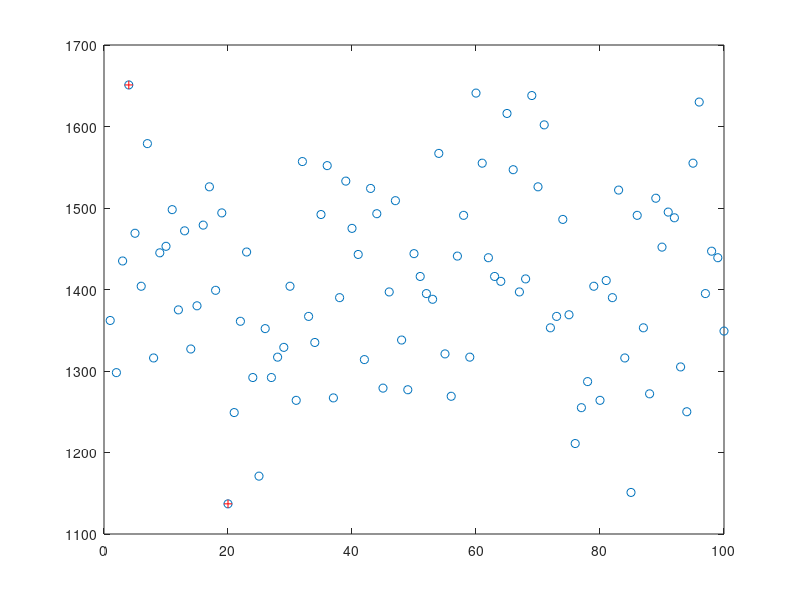

Write the MATLAB code that produced this figure. (Note: this script raises an error after producing the figure.)
n = 180;
nA = 12;
N = n/6;
z = 1;
v = 1;
w = 1;
R = 0;
count = 1;
simnum = 100;
y = [1:simnum];
he=0; 
Ti = [];
Tmax = 0;
Tmin = 5000;
smax = 0;
smin = 0;

while count <= simnum
    xA = ceil(nA.*rand(nA,1));
    sA = zeros(1, nA);
    timeA = zeros(1,1000);
    st = 0;
    stA = 0;
    timeB = zeros(1,100000);
for i = 1:12
    a = xA(i);
    r = R;
    R = floor(a/4);
    k = mod(a, 4);
    sA(a) = 1;
    b = rand(100,1);
    if b <= 80
        timeA(2*R + 2*i + stA: 2*R + 2*i + stA + 30) = 1;
        stA = stA + 30;
    end 
    if k == 1
            if sA(a+1) == 1
                stA = stA + 5;
                timeA(2*R + 2*i + stA: 2*R + 2*i + stA + 5) = 1;
            end
    else if k == 0
            if sA(a-1) == 1
                stA = stA + 5;
                timeA(2*R + 2*i + stA: 2*R + 2*i + stA + 5) = 1;             
            end
        end
            
    end

    stA = sum(timeA~=0);
end
    TA = R + w*nA + stA;

for j = 1:N
    x = ceil(n/N.*rand(n,1));
    s = zeros(1,n);
for i = 1:n/N
    a = x(i);
    r = R;
    R = floor(a/6);
    s(a) = 1;
    b = rand(100,1);
    if a == 1
        if s(a+1) == 1
            if b <= 80
                timeB(R + i + st: R + i + st + 15) = 1;
                st = st + 15;
            end
        end
        if s(a+2) == 1
            if b <= 80
                timeB(R + i + st: R + i + st + 15) = 1;
                st = st + 15;
            end
        end
    else if a == 6
            if s(a-1) == 1
                if b <= 80
                timeB(R + i + st: R + i + st + 15) = 1;
                st = st + 15;
            end
            end
        if s(a-2) == 1
            if b <= 80
                timeB(R + i + st: R + i + st + 15) = 1;
                st = st + 15;
            end
        end
    else if a == 2
            if s(a+1)==1
                if b <= 80
                timeB(R + i + st: R + i + st + 15) = 1;
                st = st + 15;
                end
            end
    else if a == 5
            if s(a-1)==1
                if b <= 80
                timeB(R + i + st: R + i + st + 15) = 1;
                st = st + 15;
                end
            end
        end
        end
        end
    end
    st = sum(timeB~=0);
end
end
    T = R + w*n + st;
    he = he + T + TA;
    Time = T + TA;
    Ti = [Ti Time];  
    if Time>Tmax
        Tmax = Time;
        smax = count;
    else if Time < Tmin
        Tmin = Time;
        smin = count;
        end
    end
    count = count + 1;
end
average = he / simnum;
Min = floor(average/60);
Second = average - Min*60;
print = ['N=',num2str(N),' n=',num2str(n),' average=',num2str(average),'=', num2str(Min),'min',num2str(Second),'sec',' Tmax=',num2str(Tmax),' Tmin=',num2str(Tmin)];
disp(print)
plot(y,Ti,'o')
hold on
plot(smax,Tmax,'r+',smin,Tmin,'r+')
hline = refline(0,average);
set(hline,'Color','r');
xlabel('simulations');
ylabel('seconds');
title('NM time along simulations')
